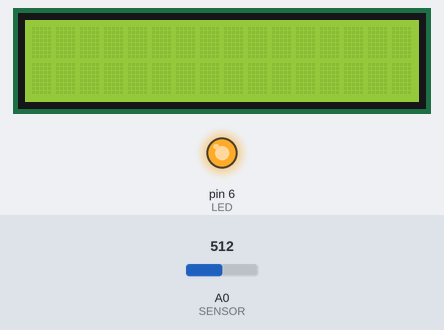
This sketch was run on a simulated Arduino Uno, built with avr-gcc and run on an emulated ATmega328P. On the bench: 16×2 character LCD, output pins drawn as LEDs (lit = HIGH). The test bench sets the inputs (shaded band); at power-on: A0 (SENSOR) = 512. Random numbers use the default seed unless the sketch sets one.

Above: at 0.1 s.
At 31.7 s:
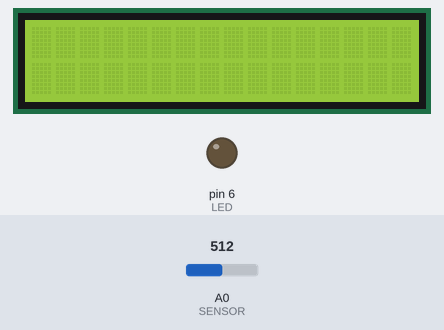
Timing chart, 0 to 40.1 s (numbered marks = the images above):
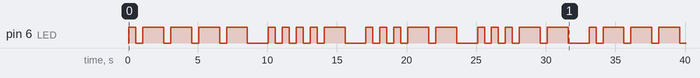

The sketch:

jorma.ino
```cpp
#include <LiquidCrystal.h>

#define LED 6
#define SENSOR A0

#define BIT6 32
#define BIT5 16
#define BIT4 8
#define BIT3 4
#define BIT2 2
#define BIT1 1

long longDuration = 1500;
long shortDuration = 500;
long offDuration = 500;
long betweenNumbersDuration = 1500;

long calculateNextChange(unsigned char c, unsigned bit);

void receiver(long currentTime);
void sender(long currentTime);


char charactersBits[] = {
  111, // 1
  103, // 2
  99,  // 3
  97   // 4
};

LiquidCrystal lcd(12, 11, 5, 4, 3, 2);

void setup() {
  randomSeed(analogRead(0));
  pinMode(LED, OUTPUT);
  pinMode(SENSOR, INPUT);
  lcd.begin(16,2);
  lcd.setCursor(0, 0);
  lcd.clear();
}

void loop() {
  long currentTime = millis();
  receiver(currentTime);
  sender(currentTime);
}

void receiver(long currentTime) {
  static unsigned char state = 1;
  static long lastChange = 0;
  static long lastCheck = 0;
  static unsigned char index = 1;
  static unsigned char number = 200;
  static bool lastState = false;
  static unsigned char current = 96;

  switch(state) {
    case 1: // Start
      index = 1;
      current = 96;
      state = 2;
      break;
    case 2: // Read
      if (currentTime - lastCheck > 5) {
          bool currentState = analogRead(SENSOR) < 100;
          if (currentState != lastState) {
            if (currentState) {
              if (currentTime - lastChange > betweenNumbersDuration-50) {
                state = 1;
                for(int i = 0; i < 4; i++) {
                  if (charactersBits[i] == current) {
                    lcd.clear();
                    lcd.print(i+1);
                    break;
                  }
                }
              }

            } else {
                switch (index) {
                case 1:
                  if (currentTime - lastChange > longDuration) current |= BIT5;
                  break;
                case 2:
                  if (currentTime - lastChange > longDuration) current |= BIT4;
                  break;
                case 3:
                  if (currentTime - lastChange > longDuration) current |= BIT3;
                  break;
                case 4:
                  if (currentTime - lastChange > longDuration) current |= BIT2;
                  break;
                case 5:
                  if (currentTime - lastChange > longDuration) current |= BIT1;
                  break;
                }
                index++;
            }
            lastChange = currentTime;
            lastState = currentState;
          }
          lastCheck = currentTime;
      }
      break;
  }
}


void sender(long currentTime) {
  static unsigned char currentNumber = 1;
  static unsigned char numberPartIndex = 1;
  static unsigned char state = 1;
  static long lastChange = 0;
  static long duration = 0;
  static unsigned char length = 0;

  switch(state) {
    case 1: // Start state
      currentNumber = charactersBits[random(4)];
      if (currentNumber & BIT6) length = 5;
      else if (currentNumber & BIT5) length = 4;
      else if (currentNumber & BIT4) length = 3;
      else if (currentNumber & BIT3) length = 2;
      else if (currentNumber & BIT2) length = 1;
      numberPartIndex = 1;
      state = 2;
      break;
    case 2: // Led is off
      if (currentTime - lastChange > duration) {
        digitalWrite(LED, HIGH);
        lastChange = currentTime;
        duration = nextChange(currentNumber, numberPartIndex);
        state = 3;
      }
      break;
    case 3: // Led is on
      if (currentTime - lastChange > duration) {
        digitalWrite(LED, LOW);
        lastChange = currentTime;
        if (numberPartIndex >= length) {
          duration = betweenNumbersDuration;
          state = 4;
        } else {
          duration = offDuration;
          numberPartIndex++;
          state = 2;
        }
      }
      break;
    case 4: // Between letters
      if (currentTime - lastChange > duration) {
        state = 1;
      }
  }

}

long nextChange(unsigned char c, unsigned char index) {
  switch(index) {
    case 1:
      if (c & BIT5) return longDuration;
      else return shortDuration;
      break;
    case 2:
      if (c & BIT4) return longDuration;
      else return  shortDuration;
      break;
    case 3:
      if (c & BIT3) return longDuration;
      else return  shortDuration;
      break;
    case 4:
      if (c & BIT2) return longDuration;
      else return  shortDuration;
      break;
    case 5:
      if (c & BIT1) return longDuration;
      else return  shortDuration;
      break;
  }
}
```

Measured:
- by itself, pin 6 (LED): LOW → HIGH at 0.07 s, → LOW 0.50 s later, → HIGH 0.50 s later, → LOW 1.5 s later, … (48 changes in this stretch)
